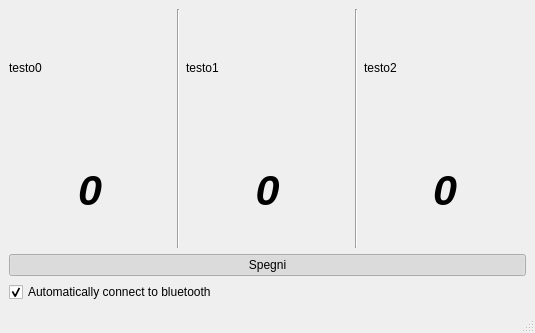
<?xml version="1.0" encoding="UTF-8"?>
<ui version="4.0">
 <class>MainWindow</class>
 <widget class="QMainWindow" name="MainWindow">
  <property name="geometry">
   <rect>
    <x>0</x>
    <y>0</y>
    <width>535</width>
    <height>333</height>
   </rect>
  </property>
  <property name="windowTitle">
   <string>MainWindow</string>
  </property>
  <widget class="QWidget" name="centralwidget">
   <layout class="QVBoxLayout" name="verticalLayout_3">
    <item>
     <layout class="QHBoxLayout" name="horizontalLayout_2">
      <item>
       <layout class="QVBoxLayout" name="verticalLayout_0">
        <item>
         <widget class="QLabel" name="label_0">
          <property name="text">
           <string>testo0</string>
          </property>
         </widget>
        </item>
        <item>
         <widget class="QLabel" name="data_0">
          <property name="font">
           <font>
            <pointsize>32</pointsize>
            <weight>75</weight>
            <italic>true</italic>
            <bold>true</bold>
           </font>
          </property>
          <property name="text">
           <string>0</string>
          </property>
          <property name="alignment">
           <set>Qt::AlignCenter</set>
          </property>
         </widget>
        </item>
       </layout>
      </item>
      <item>
       <widget class="Line" name="line">
        <property name="orientation">
         <enum>Qt::Vertical</enum>
        </property>
       </widget>
      </item>
      <item>
       <layout class="QVBoxLayout" name="verticalLayout_1">
        <item>
         <widget class="QLabel" name="label_1">
          <property name="text">
           <string>testo1</string>
          </property>
         </widget>
        </item>
        <item>
         <widget class="QLabel" name="data_1">
          <property name="font">
           <font>
            <pointsize>32</pointsize>
            <weight>75</weight>
            <italic>true</italic>
            <bold>true</bold>
           </font>
          </property>
          <property name="text">
           <string>0</string>
          </property>
          <property name="alignment">
           <set>Qt::AlignCenter</set>
          </property>
         </widget>
        </item>
       </layout>
      </item>
      <item>
       <widget class="Line" name="line_2">
        <property name="orientation">
         <enum>Qt::Vertical</enum>
        </property>
       </widget>
      </item>
      <item>
       <layout class="QVBoxLayout" name="verticalLayout_2">
        <item>
         <widget class="QLabel" name="label_2">
          <property name="text">
           <string>testo2</string>
          </property>
         </widget>
        </item>
        <item>
         <widget class="QLabel" name="data_2">
          <property name="font">
           <font>
            <pointsize>32</pointsize>
            <weight>75</weight>
            <italic>true</italic>
            <bold>true</bold>
           </font>
          </property>
          <property name="text">
           <string>0</string>
          </property>
          <property name="alignment">
           <set>Qt::AlignCenter</set>
          </property>
         </widget>
        </item>
       </layout>
      </item>
     </layout>
    </item>
    <item>
     <widget class="QPushButton" name="SwitchOn">
      <property name="text">
       <string>Spegni</string>
      </property>
      <property name="checkable">
       <bool>true</bool>
      </property>
      <property name="checked">
       <bool>true</bool>
      </property>
     </widget>
    </item>
    <item>
     <widget class="QCheckBox" name="autoConnect">
      <property name="text">
       <string>Automatically connect to bluetooth</string>
      </property>
      <property name="checked">
       <bool>true</bool>
      </property>
     </widget>
    </item>
   </layout>
  </widget>
  <widget class="QStatusBar" name="statusbar"/>
 </widget>
 <resources/>
 <connections/>
</ui>
